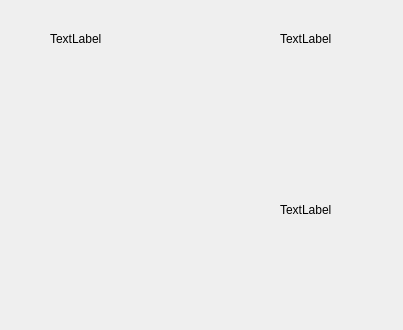
<?xml version="1.0" encoding="UTF-8"?>
<ui version="4.0">
 <class>MyWidget</class>
 <widget class="QWidget" name="MyWidget">
  <property name="geometry">
   <rect>
    <x>0</x>
    <y>0</y>
    <width>403</width>
    <height>330</height>
   </rect>
  </property>
  <property name="windowTitle">
   <string>MyWidget</string>
  </property>
  <widget class="QLabel" name="label_fixsize">
   <property name="geometry">
    <rect>
     <x>280</x>
     <y>180</y>
     <width>60</width>
     <height>60</height>
    </rect>
   </property>
   <property name="text">
    <string>TextLabel</string>
   </property>
  </widget>
  <widget class="QLabel" name="label_autosize">
   <property name="geometry">
    <rect>
     <x>50</x>
     <y>30</y>
     <width>67</width>
     <height>17</height>
    </rect>
   </property>
   <property name="text">
    <string>TextLabel</string>
   </property>
  </widget>
  <widget class="QLabel" name="label_default">
   <property name="geometry">
    <rect>
     <x>280</x>
     <y>30</y>
     <width>67</width>
     <height>17</height>
    </rect>
   </property>
   <property name="text">
    <string>TextLabel</string>
   </property>
  </widget>
 </widget>
 <layoutdefault spacing="6" margin="11"/>
 <resources/>
 <connections/>
</ui>
